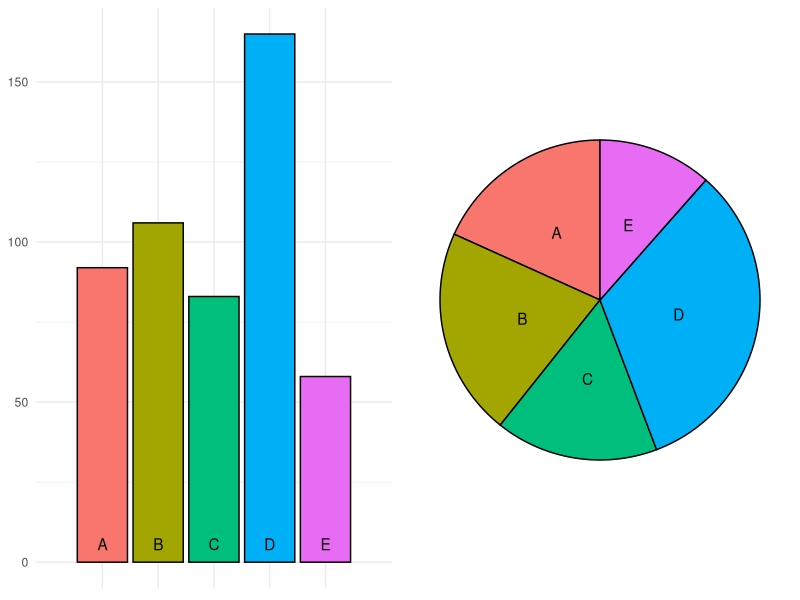
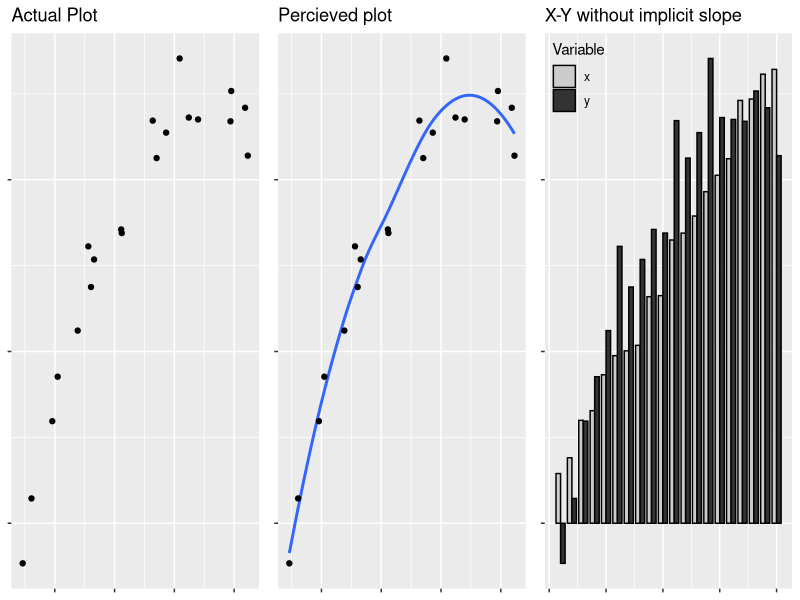
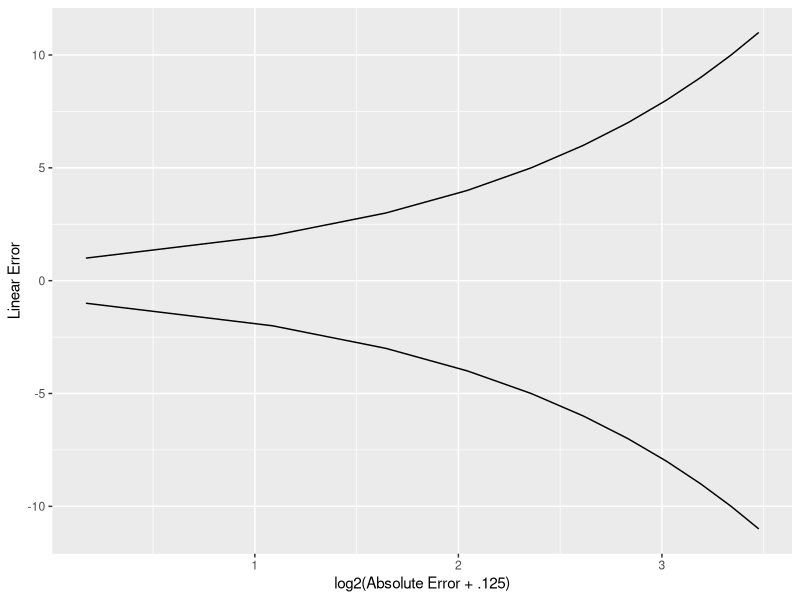
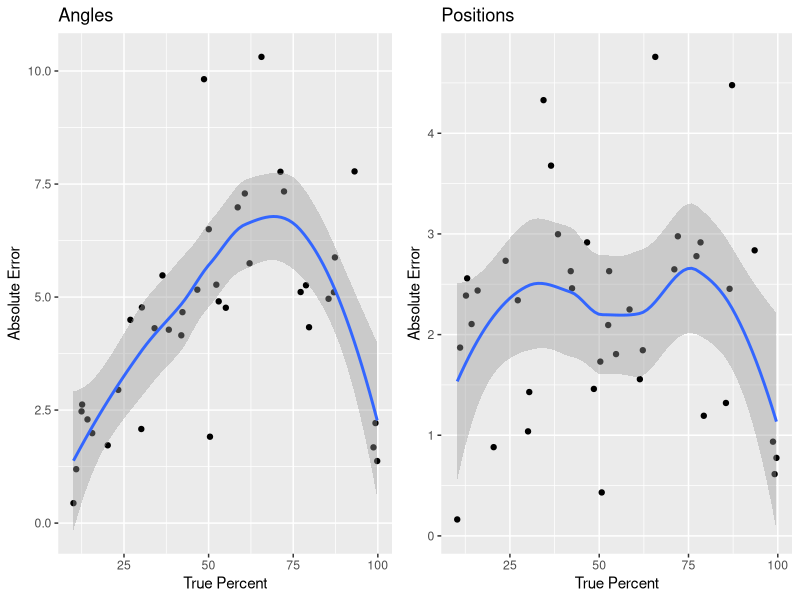

Reproduce these figures in R, in order.
## ---- chunk 1
knitr::opts_chunk$set(echo = F, message = F, warning = F, cache = T)

library(tidyverse)
library(gridExtra)
## ---- chunk 2
data <- data_frame(group = LETTERS[1:5],
                   val = c(92, 106, 83, 165, 58))
bar <- ggplot(data = data) + 
  geom_bar(aes(x = group, weight = val, fill = group), 
           color = "black") + 
  geom_text(aes(x = group, y = 0, label = group), vjust = -1) + 
  scale_x_discrete(expand = c(0.05, 1)) + 
  guides(fill = F) + 
  theme_minimal() +
  theme(axis.title = element_blank(), axis.text.x = element_blank())

pie <- ggplot(data = data, aes(x = "", y = val, fill = group, label = group)) + 
  geom_bar(stat = "identity",
           color = "black", 
           width = 1) + 
  geom_text(position = position_stack(vjust = 0.5)) + 
  guides(fill = F) + 
  coord_polar(theta = "y") +
  theme_void()

grid.arrange(bar, pie, ncol = 2)
## ---- chunk 3
data <- data_frame(x = rep(1:10, 2) + runif(20, 0, 1), 
                   y = -1/8*(x - 10)^2 + 10 + rnorm(20, 0, .5), 
                   num = rep(1:10, 2)) %>%
  arrange(x, y)
plot1 <- qplot(x, y, data = data) + 
  ggtitle("Actual Plot") + 
  theme(axis.title = element_blank(), axis.text = element_blank())

plot2 <- ggplot() + 
  geom_smooth(aes(x = x, y = y), data = data, method = "loess", se = F) + 
  geom_point(aes(x = x, y = y), data = data, inherit.aes = F) + 
  ggtitle("Percieved plot") + 
  theme(axis.title = element_blank(), axis.text = element_blank())

data_connect <- data %>%
  arrange(x, y) %>%
  mutate(num = (1:n())/2) %>%
  gather(key = var, value = value, -num) %>%
  arrange(num)

plot3 <- ggplot() + 
  geom_bar(aes(x = num, y = value, fill = var),
           color = "black",
           data = data_connect, stat = "identity", position = "dodge", width = .4) + 
  scale_fill_manual("Variable", values = c("grey80", "grey20")) + 
  theme(legend.position = c(0, 1), legend.justification = c(0, 1), legend.background = element_rect(fill = "transparent"), axis.title = element_blank(), axis.text = element_blank()) + 
  ggtitle("X-Y without implicit slope")

grid.arrange(plot1, plot2, plot3, nrow = 1)
## ---- chunk 4
fx <- function(x1, x2) {
  log(abs(x1 - x2) + 1/8)/log(2)
}
finv <- function(x, y) {
  2^y - 1/8
}

data <- expand.grid(x2 = seq(0, 100, 1), x1 = seq(0, 100, 10)) %>%
  mutate(f = fx(x1, x2),
         error = x1 - x2)

# ggplot(data = data) + 
#   geom_line(aes(x = x2, y = f, group = x1, color = factor(x1))) + 
#   ylab("log2(absolute error + .125)") + 
#   xlab("True Percent") + 
#   scale_color_discrete("Judged\nPercent")

ggplot(data = filter(data, f < 3.5, f > 0)) + 
  geom_line(aes(y = error, x = f, group = sign(error))) + 
  ylab("Linear Error") +
  xlab("log2(Absolute Error + .125)")
## ---- chunk 5
angledf <- tribble(
  ~x, ~y, ~area, ~moment,
  10.067251461988292, -0.8211754170479111, 45, 424.4444444444445,
10.88116703796528, 0.3972482840166838, 48, 441.64583333333377,
12.456140350877188, 1.3764097744360906, 0, 0,
12.631578947368414, 1.458020050125313, 0, 0,
14.210526315789469, 1.2741451843895453, 0, 0,
15.614035087719298, 1.080088614393126, 0, 0,
20.1957545378598, 0.884196542880082, 44, 394.6136363636366,
23.30821142691243, 1.61903184681683, 94, 3049.4574468085116,
26.889097744360896, 2.208305252637624, 44, 392.1363636363637,
30.115179925121446, 1.141481788923684, 45, 409.4222222222222,
30.285894997541128, 2.2914613159249013, 47, 442.4680851063827,
34.03508771929824, 2.149167561761547, 0, 0,
36.37137597079117, 2.4865265862912507, 45, 408.0888888888886,
38.24561403508772, 2.1384264232008596, 0, 0,
41.929824561403514, 2.097140171858217, 0, 0,
42.28070175438596, 2.260360723236663, 0, 0,
46.66666666666667, 2.4026584317937703, 0, 0,
48.6443539404066, 3.3138813809253866, 48, 460.7291666666662,
50.06130870912506, 2.7279350062115544, 47, 439.65957446808505,
50.40246591535528, 1.025535787282195, 49, 457.4693877551014,
52.28070175438597, 2.432554600787684, 0, 0,
52.98245614035088, 2.330424274973147, 0, 0,
55.08771929824562, 2.2893394199785178, 0, 0,
58.59649122807018, 2.8297081990691018, 0, 0,
60.70175438596492, 2.890664160401003, 0, 0,
62.10526315789474, 2.55375044754744, 0, 0,
65.61775816352475, 3.383755517435263, 46, 425.32608695652175,
71.2280701754386, 2.9811582527747946, 0, 0,
72.28070175438597, 2.8993913354815612, 0, 0,
77.19298245614036, 2.388560687432868, 0, 0,
78.7719298245614, 2.4291756176154675, 0, 0,
79.6784070104339, 2.156262781401688, 47, 457.1063829787231,
85.43859649122808, 2.3466926244181887, 0, 0,
87.01754385964912, 2.387307554600788, 0, 0,
87.3157430613571, 2.5854077689973236, 45, 407.77777777777715,
93.12398905064082, 2.982710152996836, 47, 427.744680851064,
98.70937263794407, 0.8483360002782416, 49, 442.12244897959147,
99.30308796683066, 1.2251324152375154, 45, 411.2888888888883,
99.81334509112287, 0.5828994589806586, 45, 396.355555555556,
) %>%
  mutate(abserr = finv(x, y))
  
linedf <- tribble(
  ~x, ~y, ~area, ~moment,
  14.267560079229245, 1.1567947255204514, 55, 631.0909090909086,
23.7965220113429, 1.5149702124088993, 54, 536.9629629629628,
27.20150042289562, 1.3020826984308855, 59, 718.6440677966107,
42.39562934517884, 1.36989937058572, 109, 2898.550458715598,
52.515561092404724, 1.1503036619235187, 52, 507.74999999999966,
58.49474652355303, 1.247737231123307, 52, 442.28846153846104,
11.046946299208539, 0.9968354430379742, 0, 0,
13.025342236200984, 1.4240506329113924, 0, 0,
12.694320554796462, 1.3291139240506324, 0, 0,
15.954523189564053, 1.3575949367088604, 0, 0,
20.443424682255277, 0.009493670886075556, 0, 0,
10.24362577019258, -1.7943037974683547, 0, 0,
30.06780272757741, 0.21835443037974667, 0, 0,
30.416355152233876, 0.6360759493670884, 0, 0,
50.70251875531724, -0.84493670886076, 0, 0,
48.50344169738844, 0.664556962025316, 0, 0,
50.308077032148276, 0.8924050632911391, 0, 0,
54.710356028771045, 0.9493670886075947, 0, 0,
52.78300549124752, 1.462025316455696, 0, 0,
42.02944133646137, 1.462025316455696, 0, 0,
38.454716543349925, 1.6424050632911387, 0, 0,
36.514991363530896, 1.9272151898734173, 0, 0,
34.409239732913974, 2.15506329113924, 0, 0,
46.599293614168964, 1.6044303797468351, 0, 0,
61.379772615947815, 0.7499999999999996, 0, 0,
62.20681120936348, 0.9778481012658222, 0, 0,
65.69955399726726, 2.287974683544303, 0, 0,
86.5049369666658, 1.367088607594936, 0, 0,
93.52187475830777, 1.5664556962025311, 0, 0,
87.20204181597875, 2.2025316455696196, 0, 0,
85.4819665369048, 0.5316455696202529, 0, 0,
79.28330196705251, 0.3987341772151898, 0, 0,
98.65528887055608, 0.08544303797468356, 0, 0,
99.61999535950915, -0.1518987341772151, 0, 0,
99.11572868596768, -0.4367088607594942, 0, 0,
72.018355719405, 1.6329113924050631, 0, 0,
71.03199360643481, 1.4715189873417716, 0, 0,
77.22704890561756, 1.5379746835443036, 0, 0,
78.37118770785533, 1.6044303797468351, 0, 0,

) %>%
  mutate(abserr = finv(x, y))

p1 <- qplot(x = x, y = abserr, geom = "point", data = linedf) + 
  geom_smooth(aes(x = x, y = abserr)) + 
  ylab("Absolute Error") + 
  xlab("True Percent") + 
  ggtitle("Positions")

p2 <- qplot(x = x, y = abserr, geom = "point", data = angledf) + 
  geom_smooth(aes(x = x, y = abserr)) + 
  ylab("Absolute Error") + 
  xlab("True Percent") + 
  ggtitle("Angles")

grid.arrange(p2, p1, nrow = 1)
